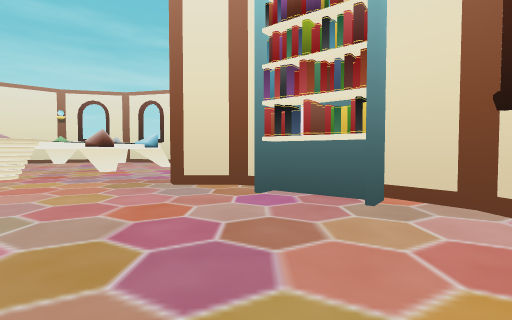
[1] (above)

15 first-person views from a walk through a 3-D level made in the Godot game engine. The camera is 1.3 m above the floor, tilts 2° down and sees 85° across. The floor is counted in squares, 2 m on a side. Each view is taken from the middle of a square. On the plan, view 1 faces up. The plan holds only what a view shows up to about 9 squares ahead; the rest is blank. The place goes on beyond the plan. Flat picture figures and markers are left out.

[2]
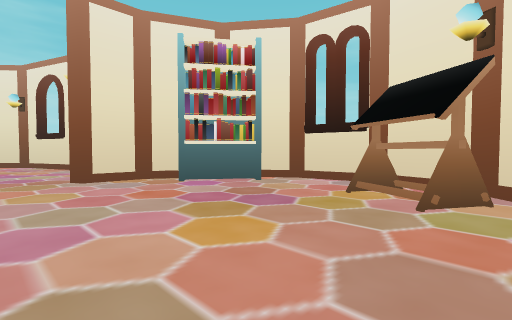

[3]
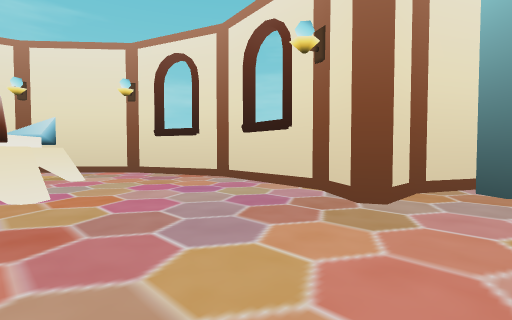

[4]
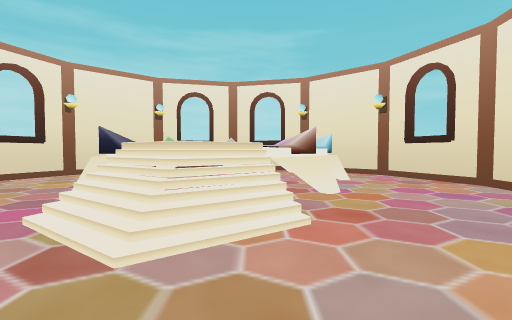

[5]
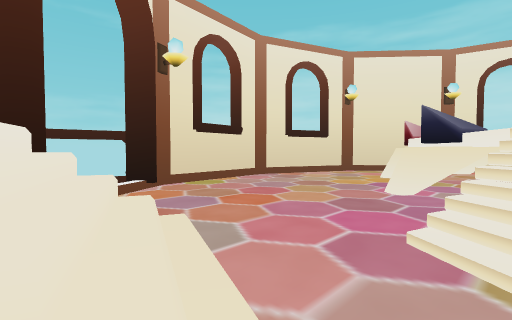

[6]
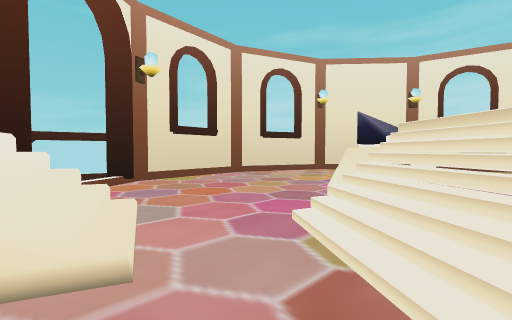

[7]
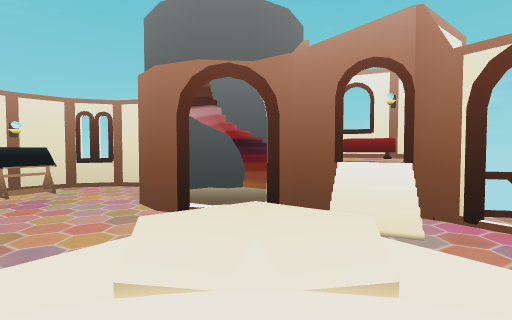

[8]
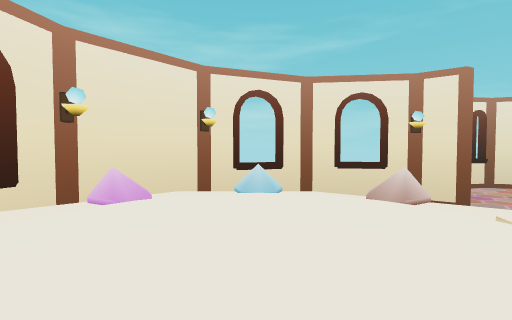

[9]
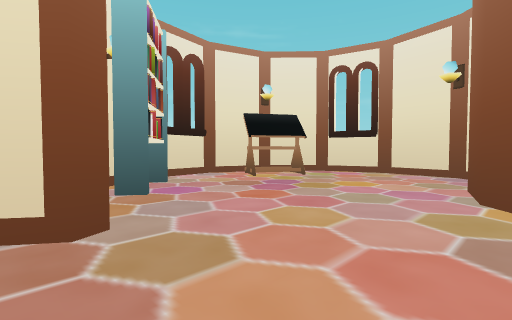

[10]
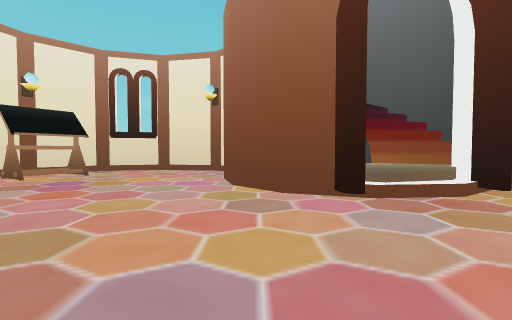

[11]
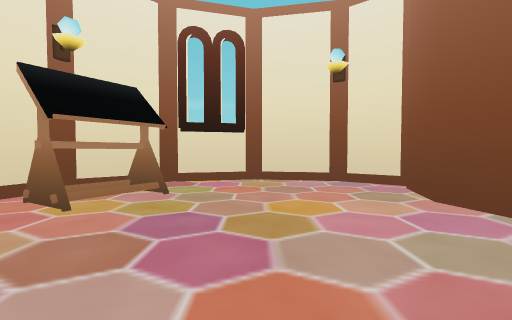

[12]
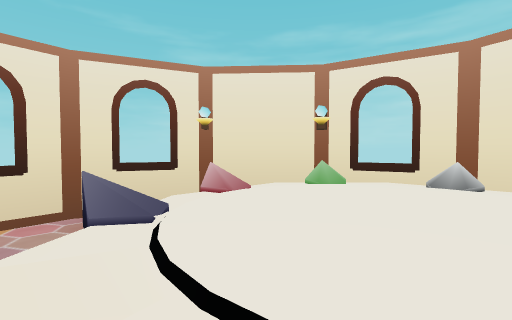

[13]
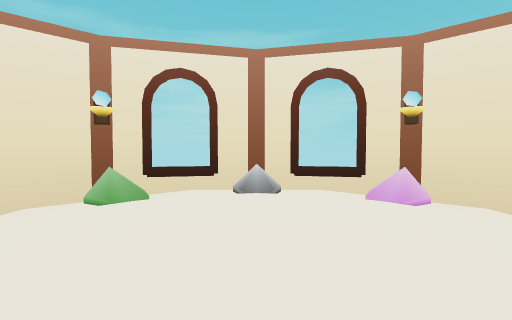

[14]
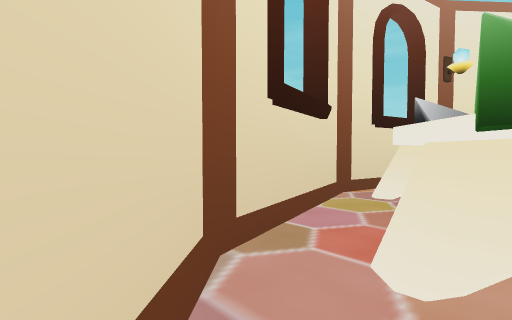

[15]
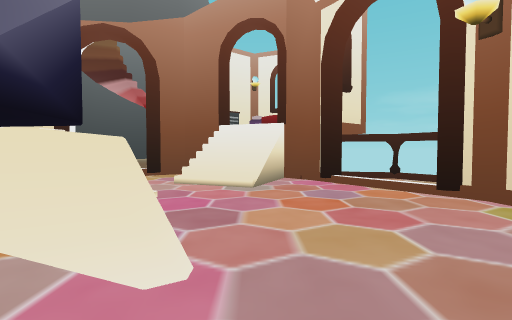

### Floor plan
Key: @ floor where view 1 was taken; # wall or solid block; x gap in a wall; . main floor; : floor 0.75 m higher than the main floor; + floor 1.75 m higher than the main floor; / step, stairs or slope; = window, fence, low wall or low ledge; B bookshelf; E desk.
Columns run from 14 left of view 1 to 3 right of it. Each row starts with its distance up from view 1.
 15    #########
 14   ##/###  /##
 13  ##//#//  /.##
 12  #..//+++//..#
 11 ##..#+++++/..##
 10 #...//+++//...#
  9 #....#/+/#....#
  8 #.....///.....#
  7 ##..../+/....##
  6 ##....///....##
  5 x./.=/./.......##
  4  ..###........BB##
  3 #x####.#/##......#
  2      ###::# .....#
  1       ##   #...E.#
  0        #  ##..@E.#
 -1        #  #.....##
 -2           ###.###
 -3             ###

Positions as (right, up) in squares from view 1, and headings:
1: (0, 0), facing up
2: (-3, -1), facing up-right
3: (-5, 4), facing up-right
4: (-6, 3), facing up
5: (-8, 4), facing up-left
6: (-7, 4), facing up-left
7: (-7, 10), facing down
8: (-9, 11), facing right
9: (-4, 6), facing down-right
10: (-4, 7), facing down
11: (-1, 4), facing down
12: (-6, 8), facing up-left
13: (-7, 9), facing up
14: (-11, 13), facing up-right
15: (-10, 10), facing down
